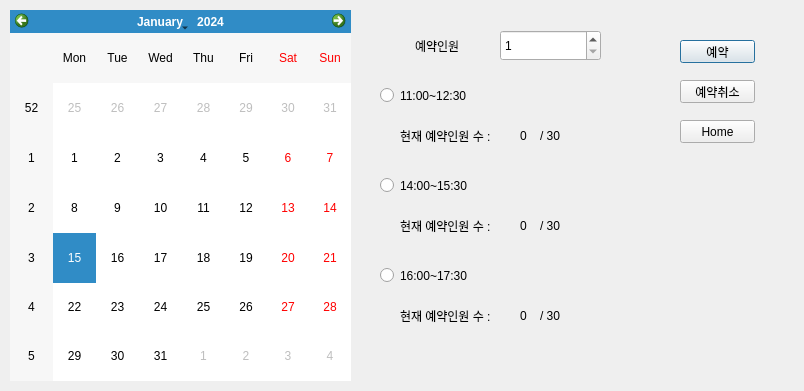
<?xml version="1.0" encoding="UTF-8"?>
<ui version="4.0">
 <class>Dialog</class>
 <widget class="QDialog" name="Dialog">
  <property name="windowModality">
   <enum>Qt::ApplicationModal</enum>
  </property>
  <property name="geometry">
   <rect>
    <x>0</x>
    <y>0</y>
    <width>804</width>
    <height>391</height>
   </rect>
  </property>
  <property name="windowTitle">
   <string>Dialog</string>
  </property>
  <widget class="QCalendarWidget" name="calendarWidget">
   <property name="geometry">
    <rect>
     <x>10</x>
     <y>10</y>
     <width>341</width>
     <height>371</height>
    </rect>
   </property>
  </widget>
  <widget class="QRadioButton" name="time1">
   <property name="geometry">
    <rect>
     <x>380</x>
     <y>70</y>
     <width>181</width>
     <height>51</height>
    </rect>
   </property>
   <property name="text">
    <string>11:00~12:30</string>
   </property>
  </widget>
  <widget class="QRadioButton" name="time2">
   <property name="geometry">
    <rect>
     <x>380</x>
     <y>160</y>
     <width>181</width>
     <height>51</height>
    </rect>
   </property>
   <property name="text">
    <string>14:00~15:30</string>
   </property>
  </widget>
  <widget class="QRadioButton" name="time3">
   <property name="geometry">
    <rect>
     <x>380</x>
     <y>250</y>
     <width>181</width>
     <height>51</height>
    </rect>
   </property>
   <property name="text">
    <string>16:00~17:30</string>
   </property>
  </widget>
  <widget class="QLabel" name="label">
   <property name="geometry">
    <rect>
     <x>400</x>
     <y>120</y>
     <width>111</width>
     <height>31</height>
    </rect>
   </property>
   <property name="text">
    <string>현재 예약인원 수 : </string>
   </property>
  </widget>
  <widget class="QLabel" name="label_5">
   <property name="geometry">
    <rect>
     <x>415</x>
     <y>36</y>
     <width>81</width>
     <height>20</height>
    </rect>
   </property>
   <property name="text">
    <string>예약인원</string>
   </property>
  </widget>
  <widget class="QSpinBox" name="count_spinBox">
   <property name="geometry">
    <rect>
     <x>500</x>
     <y>30</y>
     <width>101</width>
     <height>31</height>
    </rect>
   </property>
   <property name="minimum">
    <number>1</number>
   </property>
   <property name="maximum">
    <number>30</number>
   </property>
  </widget>
  <widget class="QLabel" name="reserve1">
   <property name="geometry">
    <rect>
     <x>520</x>
     <y>130</y>
     <width>56</width>
     <height>12</height>
    </rect>
   </property>
   <property name="text">
    <string>0</string>
   </property>
  </widget>
  <widget class="QLabel" name="label_6">
   <property name="geometry">
    <rect>
     <x>540</x>
     <y>130</y>
     <width>56</width>
     <height>12</height>
    </rect>
   </property>
   <property name="text">
    <string>/ 30</string>
   </property>
  </widget>
  <widget class="QLabel" name="label_2">
   <property name="geometry">
    <rect>
     <x>400</x>
     <y>210</y>
     <width>111</width>
     <height>31</height>
    </rect>
   </property>
   <property name="text">
    <string>현재 예약인원 수 : </string>
   </property>
  </widget>
  <widget class="QLabel" name="label_7">
   <property name="geometry">
    <rect>
     <x>540</x>
     <y>220</y>
     <width>56</width>
     <height>12</height>
    </rect>
   </property>
   <property name="text">
    <string>/ 30</string>
   </property>
  </widget>
  <widget class="QLabel" name="reserve2">
   <property name="geometry">
    <rect>
     <x>520</x>
     <y>220</y>
     <width>56</width>
     <height>12</height>
    </rect>
   </property>
   <property name="text">
    <string>0</string>
   </property>
  </widget>
  <widget class="QLabel" name="label_3">
   <property name="geometry">
    <rect>
     <x>400</x>
     <y>300</y>
     <width>111</width>
     <height>31</height>
    </rect>
   </property>
   <property name="text">
    <string>현재 예약인원 수 : </string>
   </property>
  </widget>
  <widget class="QLabel" name="label_9">
   <property name="geometry">
    <rect>
     <x>540</x>
     <y>310</y>
     <width>56</width>
     <height>12</height>
    </rect>
   </property>
   <property name="text">
    <string>/ 30</string>
   </property>
  </widget>
  <widget class="QLabel" name="reserve3">
   <property name="geometry">
    <rect>
     <x>520</x>
     <y>310</y>
     <width>56</width>
     <height>12</height>
    </rect>
   </property>
   <property name="text">
    <string>0</string>
   </property>
  </widget>
  <widget class="QPushButton" name="reserve_pb">
   <property name="geometry">
    <rect>
     <x>680</x>
     <y>40</y>
     <width>75</width>
     <height>23</height>
    </rect>
   </property>
   <property name="text">
    <string>예약</string>
   </property>
  </widget>
  <widget class="QPushButton" name="cancel_pb">
   <property name="geometry">
    <rect>
     <x>680</x>
     <y>80</y>
     <width>75</width>
     <height>23</height>
    </rect>
   </property>
   <property name="text">
    <string>예약취소</string>
   </property>
  </widget>
  <widget class="QPushButton" name="home_pb">
   <property name="geometry">
    <rect>
     <x>680</x>
     <y>120</y>
     <width>75</width>
     <height>23</height>
    </rect>
   </property>
   <property name="text">
    <string>Home</string>
   </property>
  </widget>
 </widget>
 <resources/>
 <connections/>
</ui>
